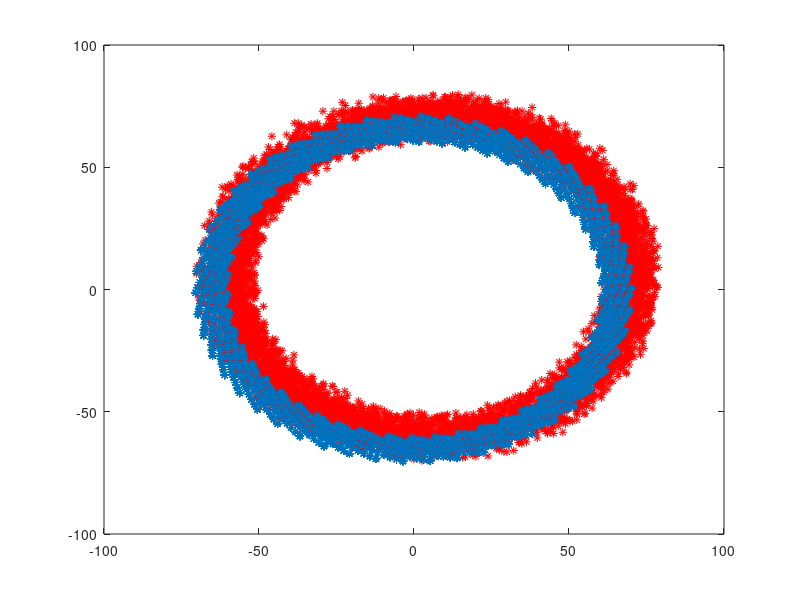

Source code (MATLAB): (Note: this script raises an error after producing the figure.)
clear all 
close all
rand('state',123)
randn('state',223)

logname = "newrotatingTarget.csv";

numOfNodes = 8;
%approxNumOfMeas = 1e6;
%NumOfMeas = round(approxNumOfMeas/NumOfSensor);
F= [0.992 -0.1247; 0.1247 0.992];
x(:,1) = [50;50];
h(1)=0; %[0,1]
x_noisy(:,1) = x(:,1) +5* rand(2,1);
nodeIndex(1) = 0;
dataLength= 1e4;
for i=2:dataLength
    if mod(i,12)==0%8 
        x(:,i) = F*x(:,i-1);
    else
        x(:,i) = x(:,i-1);
    end
    x_noisy(:,i) = x(:,i) +10* rand(2,1);
    
    % From 1 to numOfNodes
    nodeIndex(i) = mod(nodeIndex(i-1)+1,numOfNodes);
    if mod(i,2)==0
        h(i)=1; %[1,0]
    else
        h(i)=0; %[0,1]
    end
end
figure
plot(x_noisy(1,:),x_noisy(2,:),'r*')
hold on
plot(x(1,:),x(2,:),'*')
legend({'x noisy','x'}, 'Orientation', 'vertical', 'Location', 'NE');

time=1:dataLength;
Matrix = [ time',nodeIndex'+1,x(1,:)',x(2,:)',x_noisy(1,:)',x_noisy(2,:)',h'];
dlmwrite(strcat('logs/',logname), Matrix, 'delimiter', ',', 'precision', 20);